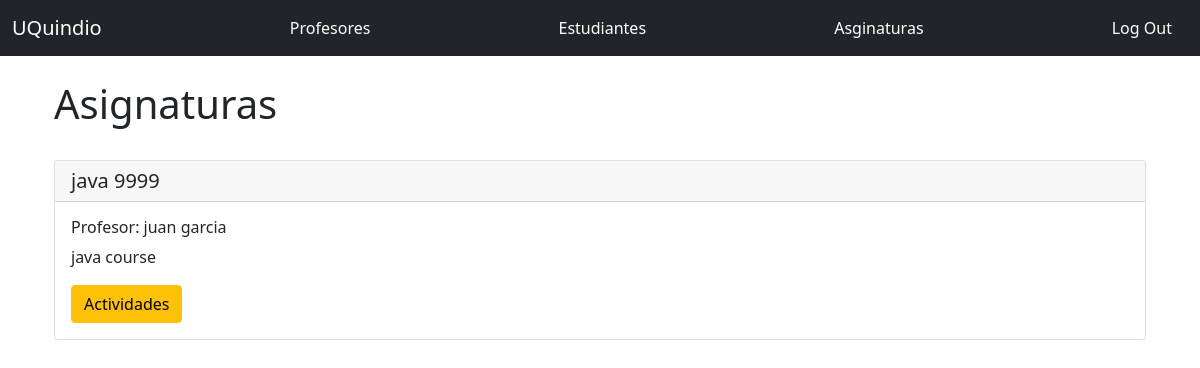
The app's page /courses/ana (signed in), older data.
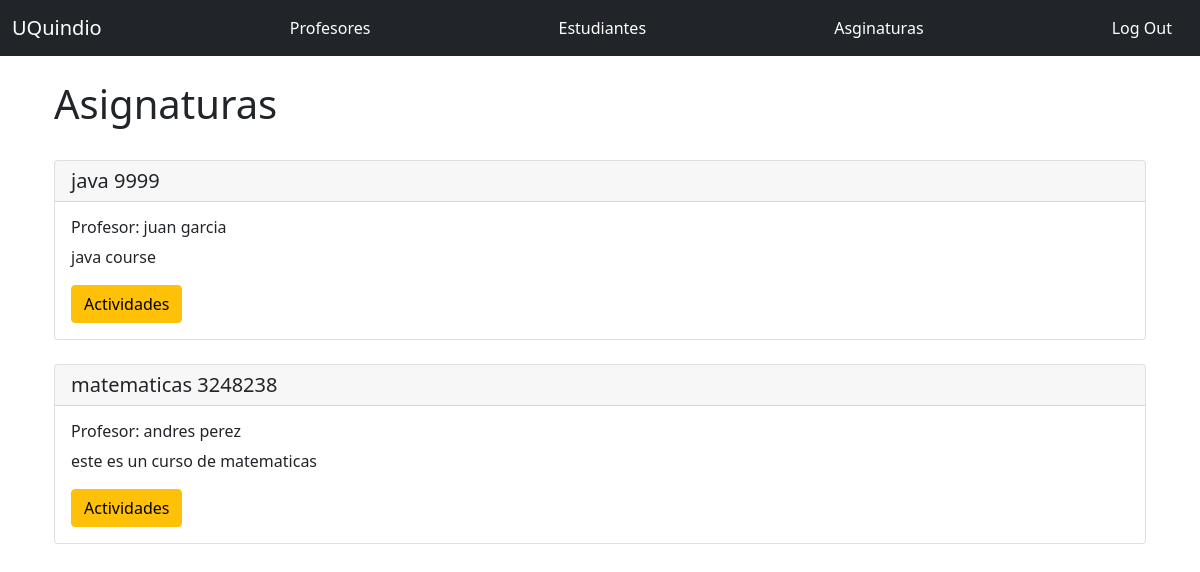
The same page, newer data.
### app.py (models this page shows, shortened)
class Enrollment (db.Model):
    __tablename__ = "enrollment"
    id = db.Column(db.Integer, primary_key = True)
    student_id = db.Column(db.Integer,db.ForeignKey('students.id'))
    course_id = db.Column(db.Integer,db.ForeignKey('courses.id'))
    score = db.Column(db.DECIMAL(5,2))
    homework = db.relationship('Homework', backref='homework', lazy='subquery')
    student_list = db.relationship('User', backref='course_list',lazy='subquery')

class Course(db.Model):
    __tablename__ = 'courses'
    id = db.Column(db.Integer, primary_key=True)
    name = db.Column(db.String(64), unique=True, index=True)
    code = db.Column(db.String(64), unique=True, index=True)
    about = db.Column(db.String(128))
    teacher_id = db.Column(db.Integer,db.ForeignKey(Teacher.id))

class Teacher(UserMixin, db.Model):
    __tablename__ = 'teachers'
    id = db.Column(db.Integer, primary_key = True)
    email = db.Column(db.String(64), unique=True, index=True)
    username = db.Column(db.String(64), unique=True, index=True)
    name = db.Column(db.String(64))
    last_name = db.Column(db.String(64))
    cc = db.Column(db.Integer, unique=True, index=True)
    age = db.Column(db.Integer)
    genre = db.Column(db.CHAR)
    password_hash = db.Column(db.String(128))
    role_id = db.Column(db.Integer, db.ForeignKey('roles.id'))
    course_list = db.relationship("Course",uselist=True, backref="teacher",lazy="subquery")
    @property
    def password(self):
        raise AttributeError('password no es un atributo legible')

### app.py (the view)
@app.route('/courses/<username>')
@login_required
def courses(username):
    if session['account_type'] == 'Student':
        user = current_user.username
    elif session['account_type'] == 'Admin':
        user = username
    result = db.session.execute('Select courses.name As course, courses.code As course_code, courses.about As course_about, teachers.name As teacher_name, teachers.last_name As teacher_last_name, students.username, enrollment.id As enrollment From students Inner Join enrollment On students.id = enrollment.student_id Inner Join courses On courses.id = enrollment.course_id Inner Join teachers On teachers.id = courses.teacher_id Where students.username = :val', {'val': user})
    return render_template('courses.html', result=result)

### app.py (called while the page is built)
@login_manager.user_loader
def load_user(user_id):
    if session['account_type'] == 'Student':
        return User.query.get(int(user_id))
    elif session['account_type'] == 'Teacher':
        return Teacher.query.get(int(user_id))
    elif session['account_type'] == 'Admin':
        return Admin.query.get(int(user_id))
    else:
      return None

### templates/courses.html
{% extends "base.html" %}
{% from "_macros.html" import render_modal_asign with context %}
{% from "_macros.html" import render_field with context %}
{% block page_content %}
<div class="page-header">
    <h1>Asignaturas</h1>
    <br/>
    {% for student in result %}
    <div class="card">
        <h5 class="card-header">{{ student.course }} {{ student.course_code }}</h5>
            <div class="card-body">
                <h6 class="card-title">Profesor: {{ student.teacher_name }}  {{ student.teacher_last_name }}</h6>
                <p class= "card-text">
                    {{ student.course_about }}
                  </p>
                <a href="{{ url_for('activities', enrollment_id=student.enrollment) }}">
                    <span class="btn btn-warning">Actividades</span>
                </a>
            </div>
    </div>
    <br/>
    {% endfor %}
{% endblock %}

Row changes from the older to the newer data that the page shows:
added Enrollment: course "matematicas", course_code "3248238", teacher_name "andres", teacher_last_name "perez", course_about "este es un curso de matematicas"
